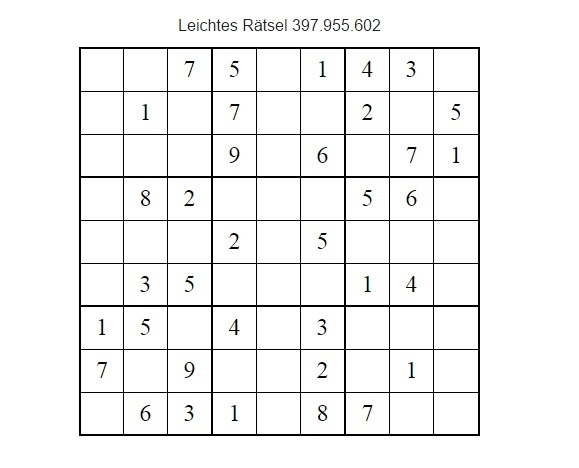
#> input picture python/main/sudoku.jpg, 579 x 468 px
$ python cutter.py   (older library calls are emulated)
#> lines starting #> are read from the running program, lines starting #| are printed output that depends on the picture; after the words box and inside, x2 and y2 are one past the last pixel; in counts of white or black regions, pixels touching at a corner belong together
import cv2
import numpy as np

def rectify(h):
    h = h.reshape((4,2))
    hnew = np.zeros((4,2),dtype = np.float32)

    add = h.sum(1)
    hnew[0] = h[np.argmin(add)]
    hnew[2] = h[np.argmax(add)]

    diff = np.diff(h,axis = 1)
    hnew[1] = h[np.argmin(diff)]
    hnew[3] = h[np.argmax(diff)]

    return hnew

img =  cv2.imread('sudoku.jpg')
#> img is the input picture: shape (468, 579, 3); mean B, G, R 242.6, 242.7, 242.7
gray = cv2.cvtColor(img,cv2.COLOR_BGR2GRAY)
gray = cv2.GaussianBlur(gray,(5,5),0)
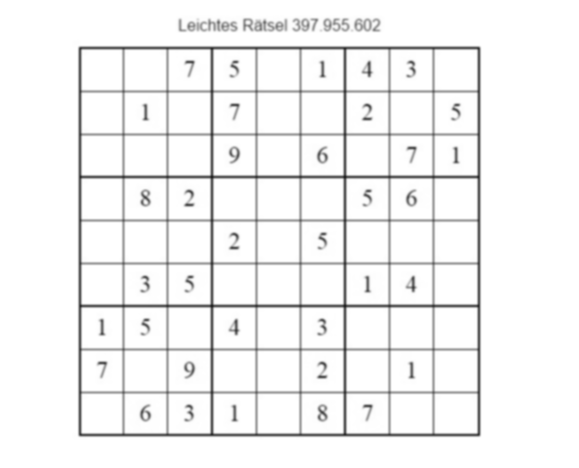
#> gray: shape (468, 579); min 36, max 255, mean 242.7
thresh = cv2.adaptiveThreshold(gray,255,1,1,11,2)
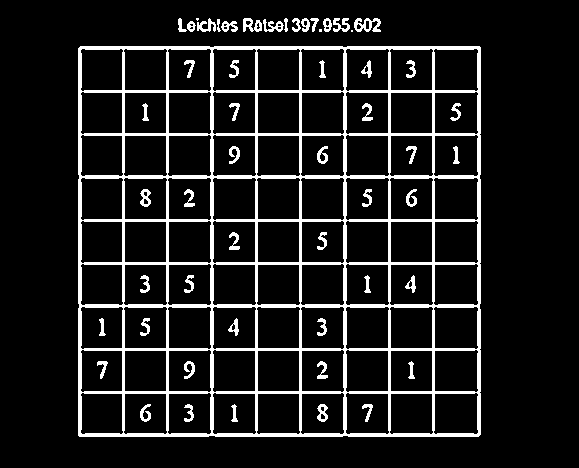
#> thresh: shape (468, 579); 10.9% white; 54 white regions (3 under 20 px)
img2, contours, hierarchy = cv2.findContours(thresh, cv2.RETR_TREE, cv2.CHAIN_APPROX_SIMPLE)
#> contours = 156 contours, 16 with area under 20; largest, box (x1, y1, x2, y2) and area: (78, 46, 481, 437) 156735, (433, 177, 479, 221) 1778, (433, 306, 479, 350) 1776, (433, 48, 479, 92) 1776, (434, 349, 479, 393) 1770
biggest = None
max_area = 0
for i in contours:
    area = cv2.contourArea(i)
    if area > 100:
        peri = cv2.arcLength(i,True)
        approx = cv2.approxPolyDP(i,0.02*peri,True)
        if area > max_area and len(approx)==4:
            biggest = approx
            max_area = area
#> this loop made 156 passes
#> (area, peri, biggest, max_area) on pass 1: (156735, 1590.4, [[78, 48], [79, 436], [480, 434], [479, 46]], 156735)
#> (area, peri, approx) on passes 2, 3, 4, 6, 7, 9: (1687, 166.1, [[390, 394], [431, 393], [433, 432], [391, 434]]), (1687, 166.1, [[257, 394], [298, 393], [300, 432], [258, 434]]), (1687, 166.1, [[124, 394], [165, 393], [167, 432], [125, 434]]), (1733.5, 170.4, [[478, 394], [476, 434], [433, 432], [435, 393]]), (1694.5, 168.4, [[345, 394], [387, 393], [389, 432], [347, 434]]), (1694.5, 168.4, [[342, 392], [344, 432], [302, 434], [301, 394]])
#> after the loop, max_area = 156735
approx=rectify(biggest)
#> in rectify, `h = h.reshape((4,2))`: h = [[78, 48], [79, 436], [480, 434], [479, 46]]
#> in rectify, `add = h.sum(1)`: add = [126, 515, 914, 525]
#> in rectify, `diff = np.diff(h,axis = 1)`: diff = [-30, 357, -46, -433]
#> approx = [[78, 48], [479, 46], [480, 434], [79, 436]]
h = np.array([ [0,0],[449,0],[449,449],[0,449] ],np.float32)
retval = cv2.getPerspectiveTransform(approx,h)
#> retval = [[1.12, -0.00289, -87.2], [0.00577, 1.16, -56], [1.57e-19, -8.2e-20, 1]]
warp = cv2.warpPerspective(gray,retval,(450,450))
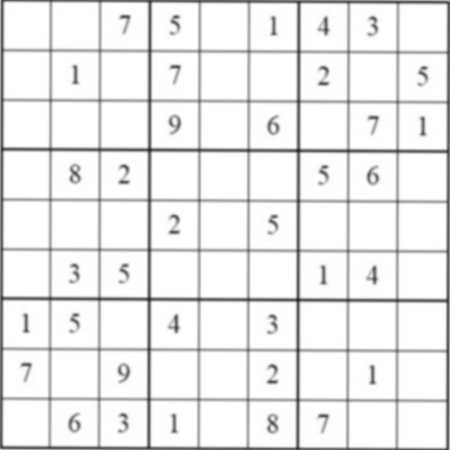
#> warp: shape (450, 450); min 37, max 255, mean 235.5


cv2.imwrite('test1.jpg',warp)
cv2.imshow('img',warp)
cv2.waitKey(0)
cv2.destroyAllWindows()
